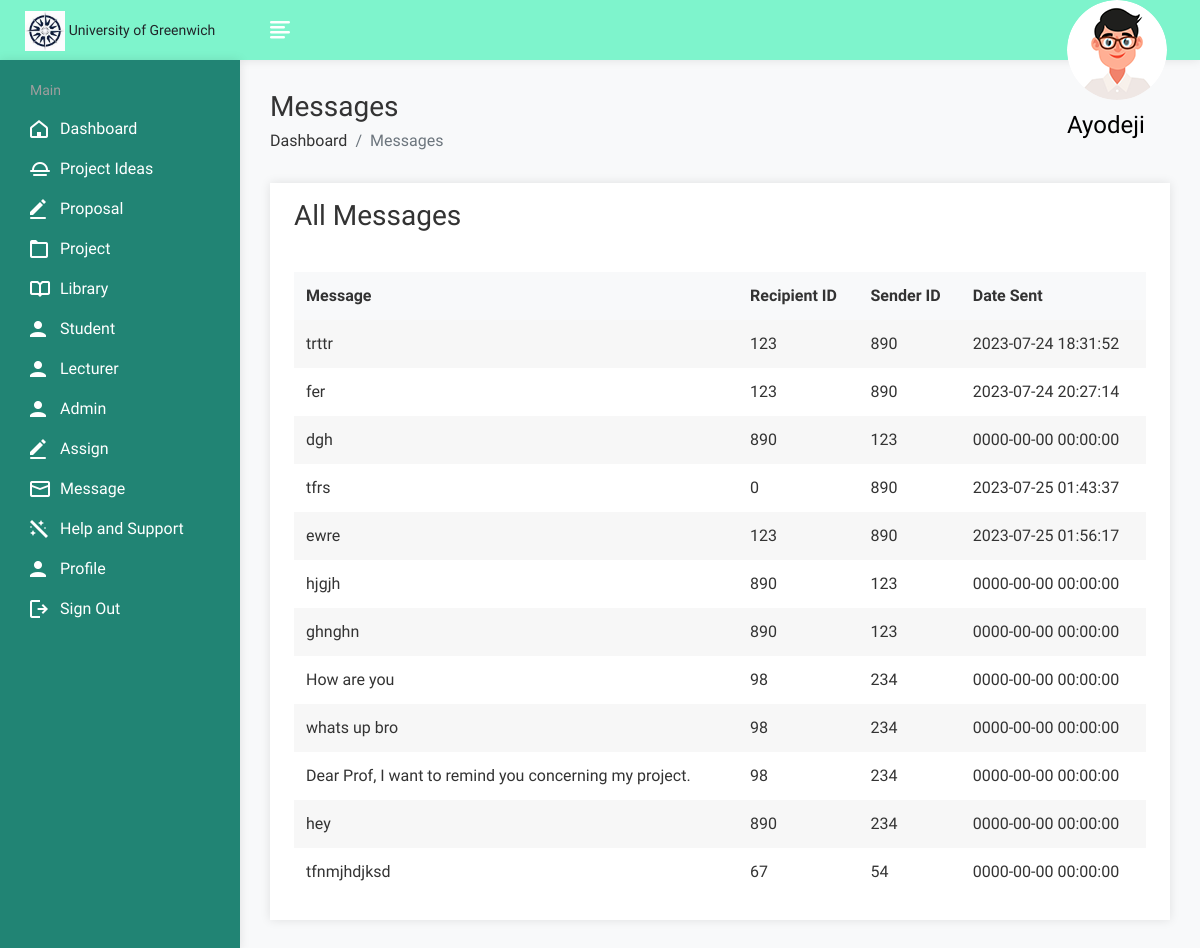
/admin/message.php (signed in), run on the app's committed database.
### tables this page shows
CREATE TABLE `messages` (
  `sid` int(11) NOT NULL,
  `lid` int(11) NOT NULL,
  `aid` int(11) NOT NULL,
  `message` varchar(255) NOT NULL,
  `recipient_id` int(11) NOT NULL,
  `date_sent` datetime NOT NULL,
  `sender_id` int(11) NOT NULL,
  `message_id` int(11) NOT NULL,
  `unReadcount` int(11) NOT NULL,
  `is_read` int(11) NOT NULL,
  `subject` varchar(255) NOT NULL,
  `sender_name` varchar(255) NOT NULL
);

### admin/message.php (the view, shortened to what this page needs)
<?php
require("config.php");
$messageQuery = "SELECT * FROM messages";
$messageResult = mysqli_query($con, $messageQuery);
?>
<!DOCTYPE html>
<html lang="en">
<head>
    <link rel="stylesheet" href="assets/css/bootstrap.min.css">
    <link rel="stylesheet" href="assets/css/font-awesome.min.css">
    <link rel="stylesheet" href="assets/css/feathericon.min.css">
    <link rel="stylesheet" href="assets/css/style.css">
</head>
<body>
    <div class="main-wrapper">
        <?php include("header.php"); ?>
        <div class="page-wrapper">
            <div class="content container-fluid">
                <div class="page-header">
                    <div class="row">
                        <div class="col-sm-12">
                            <h3 class="page-title">Messages</h3>
                            <ul class="breadcrumb">
                                <li class="breadcrumb-item"><a href="dashboard.php">Dashboard</a></li>
                                <li class="breadcrumb-item active">Messages</li>
                            </ul>
                        </div>
                    </div>
                </div>
                <div class="row mt-4">
                    <div class="col-md-12">
                        <div class="card">
                            <div class="card-header">
                                <h3 class="card-title">All Messages</h3>
                            </div>
                            <div class="card-body">
                                <div class="table-responsive">
                                    <table class="table table-striped table-bordered">
                                        <thead>
                                            <tr>
                                                <th>Message</th>
                                                <th>Recipient ID </th>
                                                <th>Sender ID </th>
                                                <th>Date Sent</th>
                                            </tr>
                                        </thead>
                                        <tbody>
                                            <?php
                                            if ($messageResult && mysqli_num_rows($messageResult) > 0) {
                                                while ($messageRow = mysqli_fetch_assoc($messageResult)) {
                                                    ?>
                                                    <tr>
                                                        <td><?php echo $messageRow['message']; ?></td>
                                                        <td><?php echo $messageRow['recipient_id']; ?></td>
                                                        <td><?php echo $messageRow['sender_id']; ?></td>
                                                        <td><?php echo $messageRow['date_sent']; ?></td>
                                                    </tr>
                                                    <?php
                                                }
                                            } else {
                                                echo '<tr><td colspan="4">No messages found.</td></tr>';
                                            }
                                            ?>
                                        </tbody>
                                    </table>
                                </div>
                            </div>
                        </div>
                    </div>
                </div>
            </div>
        </div>
</body>
</html>

### admin/header.php (shortened to what this page needs)
<?php
require("config.php");
$query = "SELECT firstname FROM admin WHERE aid = '{$_SESSION['aid']}'";
$result = mysqli_query($con, $query);
if ($result && mysqli_num_rows($result) > 0) {
    $row = mysqli_fetch_assoc($result);
    $firstName = $row['firstname'];
} else {
    $firstName = 'Unknown';
}
?>
<div class="header">
    <div class="header-left">
        <a href="dashboard.php" class="logo">
            <img src="assets/img/logo.jpg" alt="Logo" width="30" height="50">
            <span style="font-size: 14px;">University of Greenwich</span>
        </a>
    </div>
    <a href="javascript:void(0);" id="toggle_btn">
        <i class="fe fe-text-align-left"></i>
    </a>
    <ul class="nav sid-menu">
        <li class="nav-item dropdown app-dropdown">
            <a href="#" class="dropdown-toggle nav-link" data-toggle="dropdown">
                <span class="sid-img"><img class="rounded-circle" src="assets/img/profiles/avatar-01.png" alt="Ryan Taylor"></span>
                <h4 style="color:black;margin-top:13px;text-transform:capitalize;"><?php echo $firstName; ?></h4>
            </a>
        </li>
    </ul>
</div>
            </div>
            <div class="sidebar" id="sidebar">
                <div class="sidebar-inner slimscroll">
					<div id="sidebar-menu" class="sidebar-menu">
						<ul>
							<li class="menu-title">
								<span>Main</span>
							</li>
							<li>
							<a href="dashboard.php"><i class="fe fe-home"></i> <span>Dashboard</span></a>
                            <a href="idea.php"><i class="fe fe-sunrise"></i> <span>Project Ideas</span></a>
<a href="proposal.php"><i class="fe fe-edit"></i> <span>Proposal</span></a>
<a href="project.php"><i class="fe fe-folder"></i> <span>Project</span></a>
<a href="library.php"><i class="fe fe-book"></i> <span>Library</span></a>
<a href="student.php"><i class="fe fe-sid"></i> <span>Student</span></a>
<a href="lecturer.php"><i class="fe fe-sid"></i> <span>Lecturer</span></a>
<a href="admin.php"><i class="fe fe-sid"></i> <span>Admin</span></a>
<a href="assign.php"><i class="fe fe-edit"></i> <span>Assign</span></a>
<a href="message.php"><i class="fe fe-mail"></i> <span>Message</span></a>
<a href="help.php"><i class="fe fe-magic"></i> <span>Help and Support</span></a>
<a href="profile.php"><i class="fe fe-sid"></i> <span>Profile</span></a>
<a href="logout.php"><i class="fe fe-logout"></i> <span>Sign Out</span></a>
							</li>
						</ul>
					</div>
                </div>
            </div>

### admin/header.php (style rules this page uses)
.nav.sid-menu { display: flex; flex-direction: row-reverse; align-items: center; margin-right: 15px; height: 50px; }
.nav.sid-menu li { order: -1; margin-left: 10px; }
.nav.sid-menu h4 { color: white; margin-right: 10px; text-transform: capitalize; line-height: 1; }

### data on the page
messages: message "trttr", recipient "123", sender "890", date_sent "2023-07-24 18:31:52"
messages: message "fer", recipient "123", sender "890", date_sent "2023-07-24 20:27:14"
messages: message "dgh", recipient "890", sender "123", date_sent "0000-00-00 00:00:00"
messages: message "tfrs", recipient "0", sender "890", date_sent "2023-07-25 01:43:37"
messages: message "ewre", recipient "123", sender "890", date_sent "2023-07-25 01:56:17"
messages: message "hjgjh", recipient "890", sender "123", date_sent "0000-00-00 00:00:00"
messages: message "ghnghn", recipient "890", sender "123", date_sent "0000-00-00 00:00:00"
messages: message "How are you", recipient "98", sender "234", date_sent "0000-00-00 00:00:00"
messages: message "whats up bro", recipient "98", sender "234", date_sent "0000-00-00 00:00:00"
messages: message "Dear Prof, I want to remind you concerning my project.", recipient "98", sender "234", date_sent "0000-00-00 00:00:00"
messages: message "hey", recipient "890", sender "234", date_sent "0000-00-00 00:00:00"
messages: message "tfnmjhdjksd", recipient "67", sender "54", date_sent "0000-00-00 00:00:00"

### other printed values
$firstName "Ayodeji"
